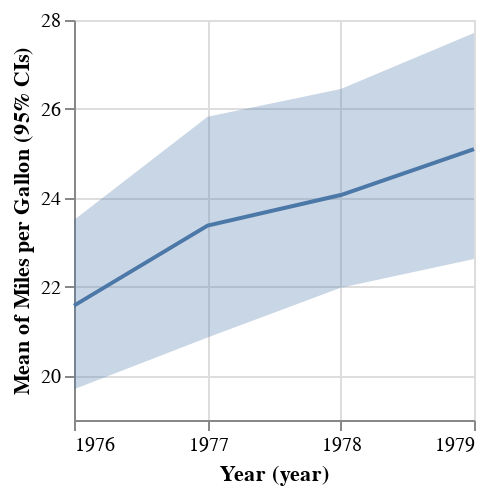

Express this chart as Vega-Lite.
### Vega specification from a JSON file in a GitHub repository (floating-point values rounded to 4 significant figures)
{"$schema": "https://vega.github.io/schema/vega/v5.json", "background": "white", "padding": 5, "width": 200, "height": 200, "style": "cell", "data": [{"name": "source_0", "values": [{"ci1": 23.5, "ci0": 19.69, "center": 21.57, "Year": 189302400000}, {"ci1": 25.82, "ci0": 20.86, "center": 23.38, "Year": 220924800000}, {"ci1": 26.45, "ci0": 21.97, "center": 24.06, "Year": 252460800000}, {"ci1": 27.71, "ci0": 22.62, "center": 25.09, "Year": 283996800000}]}, {"name": "data_0", "source": "source_0", "transform": [{"type": "formula", "expr": "toDate(datum[\"Year\"])", "as": "Year"}, {"field": "Year", "type": "timeunit", "units": ["year"], "as": ["year_Year", "year_Year_end"]}, {"field": "Year", "type": "timeunit", "units": ["year"], "as": ["year_Year", "year_Year_end"]}]}, {"name": "data_1", "source": "data_0", "transform": [{"type": "formula", "expr": "datum[\"ci0\"]", "as": "upper_ci1"}, {"type": "formula", "expr": "datum[\"ci1\"]", "as": "lower_ci1"}]}], "marks": [{"name": "layer_0_layer_0_marks", "type": "area", "style": ["area", "errorband-band"], "sort": {"field": "datum[\"year_Year\"]"}, "from": {"data": "data_1"}, "encode": {"update": {"opacity": {"value": 0.3}, "orient": {"value": "vertical"}, "fill": {"value": "#4c78a8"}, "tooltip": {"signal": "{\"ci0\": format(datum[\"upper_ci1\"], \"\"), \"ci1\": format(datum[\"lower_ci1\"], \"\"), \"Year (year)\": timeFormat(datum[\"year_Year\"], '%b %d, %Y')}"}, "x": {"scale": "x", "field": "year_Year"}, "y": {"scale": "y", "field": "lower_ci1"}, "y2": {"scale": "y", "field": "upper_ci1"}, "defined": {"signal": "isValid(datum[\"year_Year\"]) && isFinite(+datum[\"year_Year\"]) && isValid(datum[\"lower_ci1\"]) && isFinite(+datum[\"lower_ci1\"])"}}}}, {"name": "layer_1_marks", "type": "line", "style": ["line"], "sort": {"field": "datum[\"year_Year\"]"}, "from": {"data": "data_0"}, "encode": {"update": {"stroke": {"value": "#4c78a8"}, "x": {"scale": "x", "field": "year_Year"}, "y": {"scale": "y", "field": "center"}, "defined": {"signal": "isValid(datum[\"year_Year\"]) && isFinite(+datum[\"year_Year\"]) && isValid(datum[\"center\"]) && isFinite(+datum[\"center\"])"}}}}], "scales": [{"name": "x", "type": "time", "domain": {"fields": [{"data": "data_1", "field": "year_Year"}, {"data": "data_0", "field": "year_Year"}]}, "range": [0, {"signal": "width"}]}, {"name": "y", "type": "linear", "domain": {"fields": [{"data": "data_1", "field": "lower_ci1"}, {"data": "data_1", "field": "upper_ci1"}, {"data": "data_0", "field": "center"}]}, "range": [{"signal": "height"}, 0], "zero": false, "nice": true}], "axes": [{"scale": "x", "orient": "bottom", "gridScale": "y", "grid": true, "tickCount": {"signal": "ceil(width/40)"}, "domain": false, "labels": false, "maxExtent": 0, "minExtent": 0, "ticks": false, "zindex": 0}, {"scale": "y", "orient": "left", "gridScale": "x", "grid": true, "tickCount": {"signal": "ceil(height/40)"}, "domain": false, "labels": false, "maxExtent": 0, "minExtent": 0, "ticks": false, "zindex": 0}, {"scale": "x", "orient": "bottom", "grid": false, "title": "Year (year)", "labelFlush": true, "labelOverlap": true, "tickCount": {"signal": "ceil(width/40)"}, "encode": {"labels": {"update": {"text": {"signal": "timeFormat(datum.value, timeUnitSpecifier([\"year\"], {\"year-month\":\"%b %Y \",\"year-month-date\":\"%b %d, %Y \"}))"}}}}, "zindex": 0}, {"scale": "y", "orient": "left", "grid": false, "title": "Mean of Miles per Gallon (95% CIs)", "labelOverlap": true, "tickCount": {"signal": "ceil(height/40)"}, "zindex": 0}]}
